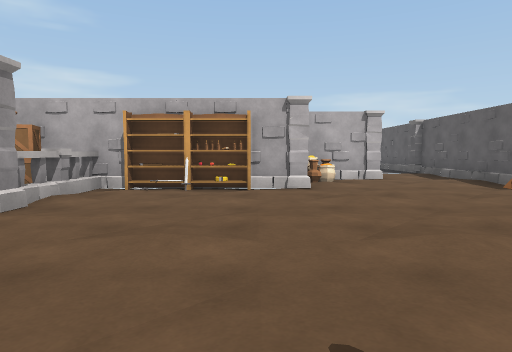
view 1 (above)

22 first-person views from a walk through a scene from a Unity 3-D project. The camera is 1.2 m above the floor, tilts 4° down and sees 75° across. Doors are open. The floor is counted in squares, 2 m on a side. Each view is taken from the middle of a square. On the plan, view 1 faces up. The plan holds only what a view shows up to about 10 squares ahead; the rest is blank. The place goes on beyond the plan. The player is left out.

view 2
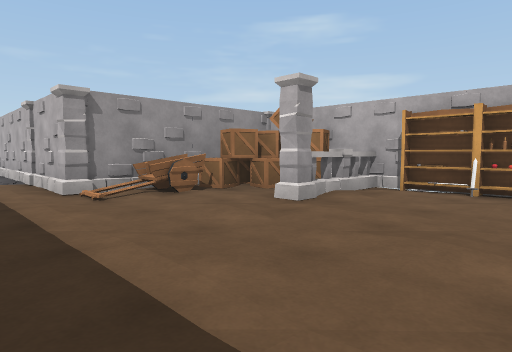

view 3
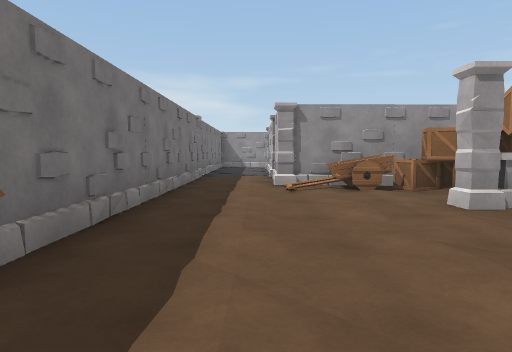

view 4
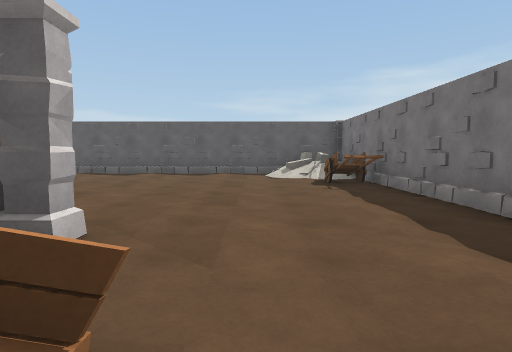

view 5
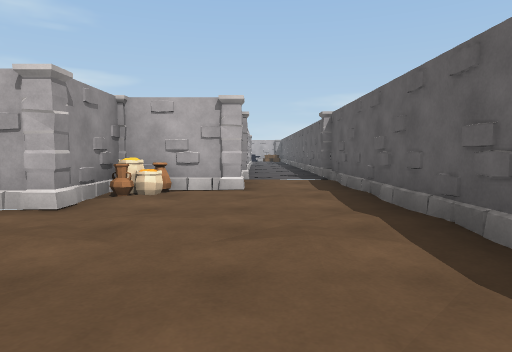

view 6
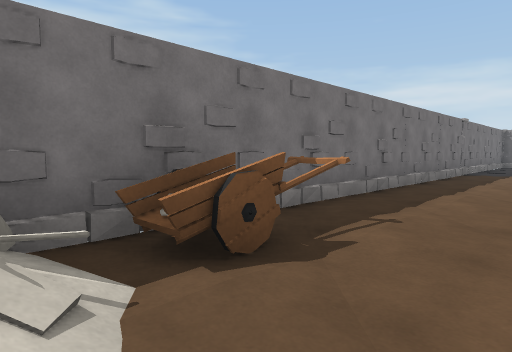

view 7
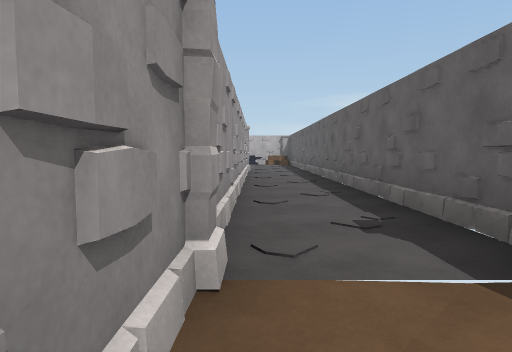

view 8
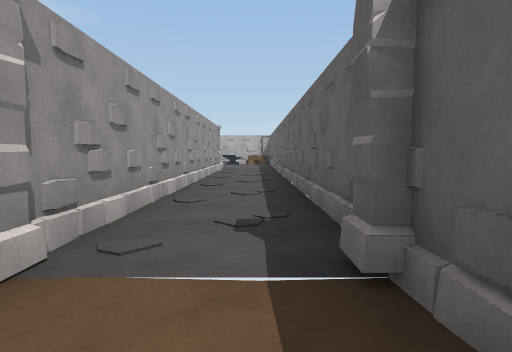

view 9
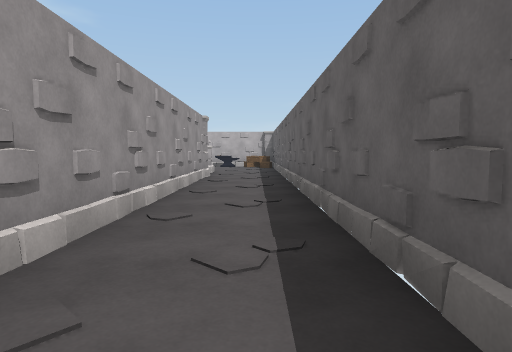

view 10
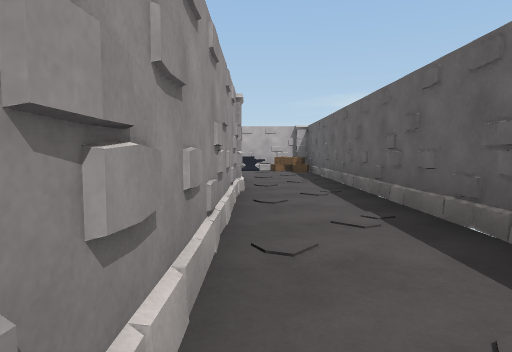

view 11
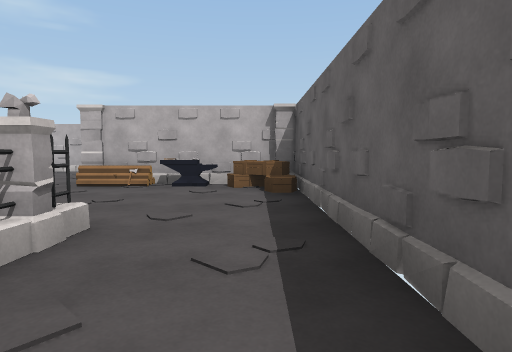

view 12
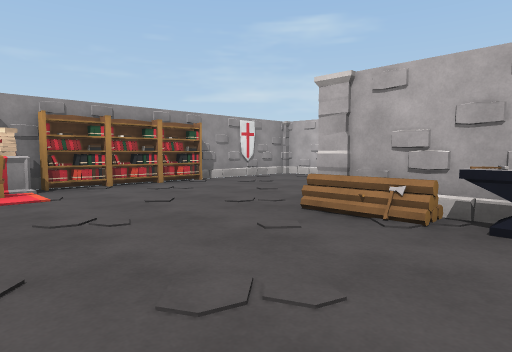

view 13
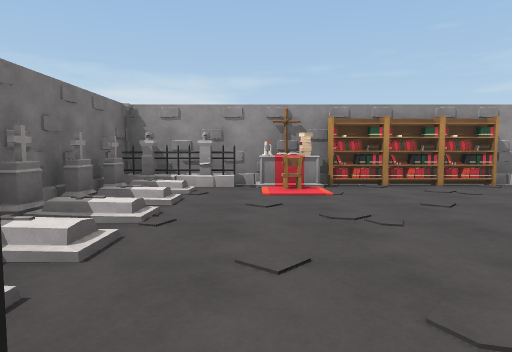

view 14
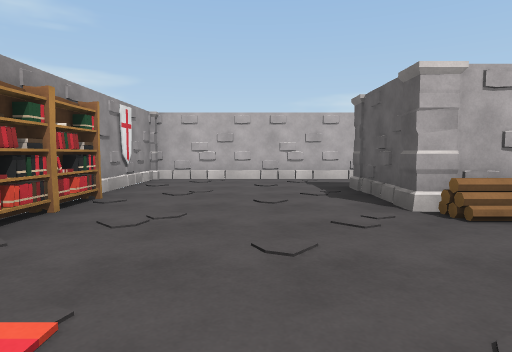

view 15
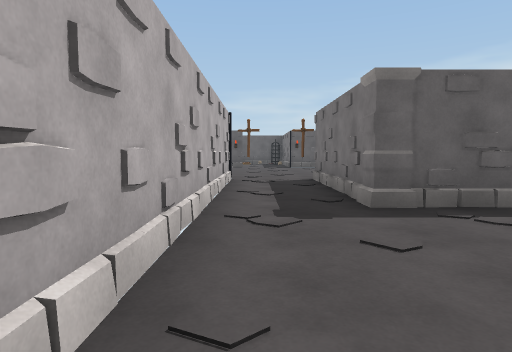

view 16
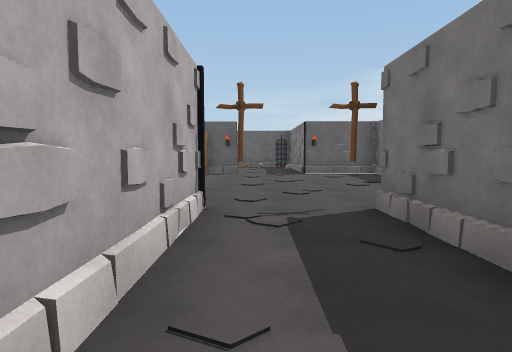

view 17
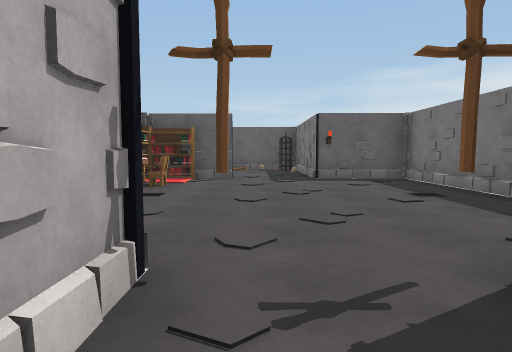

view 18
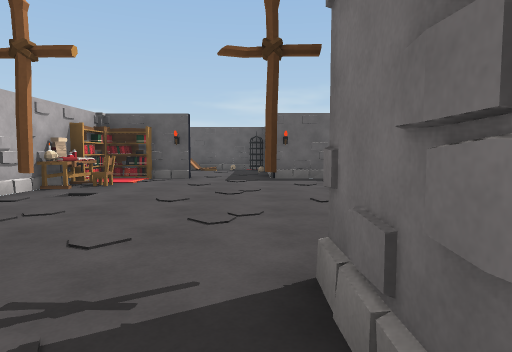

view 19
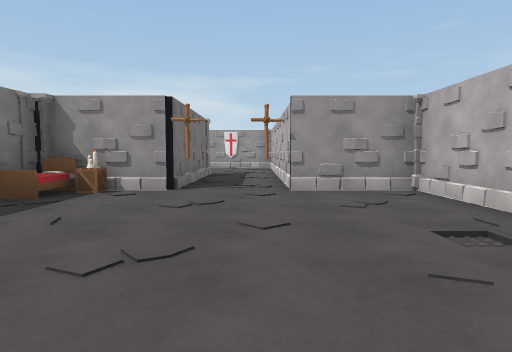

view 20
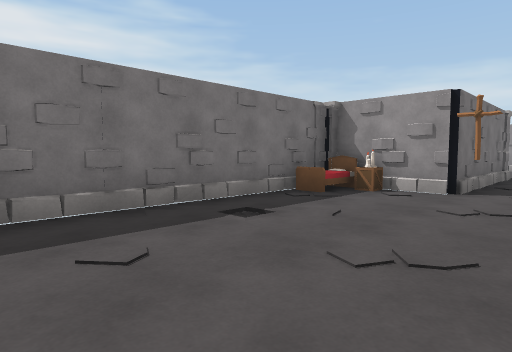

view 21
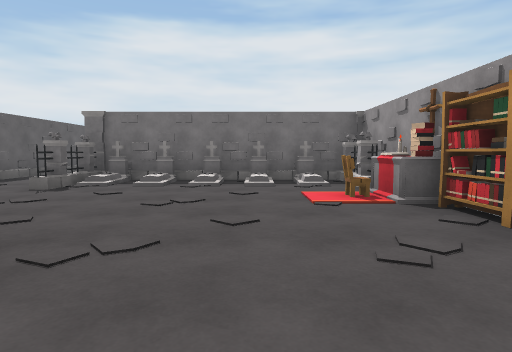

view 22
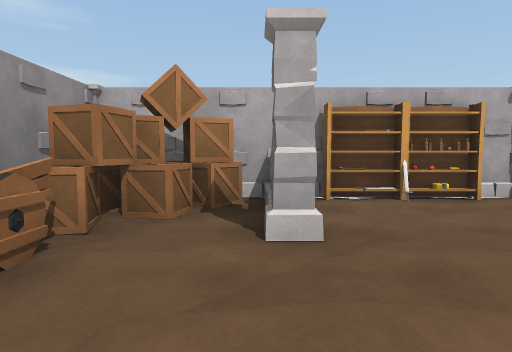

### Floor plan
Key: @ floor where view 1 was taken; # wall or solid block; . main floor; : floor 0.25 m higher than the main floor; / step, stairs or slope; D open door; C crate; A anvil; S shield; B books; T tombstone; E bed; O other object.
Columns run from 10 left of view 1 to 13 right of it. Each row starts with its distance up from view 1.
 32               OO#####O
 31               #....O.B
 30       OO#######....OB#..
 29       #.......DO.....D..
 28       #S...O..DO....DD..
 27       #....####E.....###
 26        B...O###CO....#
 25        B...OOAOO######
 24        B......O#
 23        OO......#
 22        O.......#
 21        # :::#..#
 20        #TTTTT..#
 19        ######O.#
 18             #DD#
 17             #DD#
 16             #..#
 15             #..#
 14             #..#
 13             #..#
 12             #..#
 11             #..#
 10             #ODO
  9             #DD#
  8            O#..#
  7            O.O.#
  6      O#####O...#
  5       CC.O.....#
  4      CCO.......#
  3     ##O........#
  2 ###O#/.........#
  1 ...D.O......./ #
  0  ..D......@O#/OO
 -1  ##O########## O

Where each view was taken, in squares from view 1:
view 1: 0 up, 0 right, facing up
view 2: 0 up, 0 right, facing up-left
view 3: 1 up, 1 right, facing left
view 4: 2 up, 5 left, facing right
view 5: 2 up, 3 right, facing up
view 6: 2 up, 3 right, facing down-left
view 7: 8 up, 3 right, facing up
view 8: 8 up, 4 right, facing up
view 9: 11 up, 4 right, facing up
view 10: 14 up, 3 right, facing up
view 11: 19 up, 4 right, facing up
view 12: 22 up, 3 right, facing up-left
view 13: 22 up, 3 right, facing left
view 14: 22 up, 1 left, facing up
view 15: 29 up, 3 left, facing right
view 16: 29 up, 1 right, facing right
view 17: 29 up, 3 right, facing right
view 18: 28 up, 3 right, facing right
view 19: 29 up, 10 right, facing left
view 20: 29 up, 10 right, facing down-left
view 21: 27 up, 1 left, facing down
view 22: 1 up, 3 left, facing up
